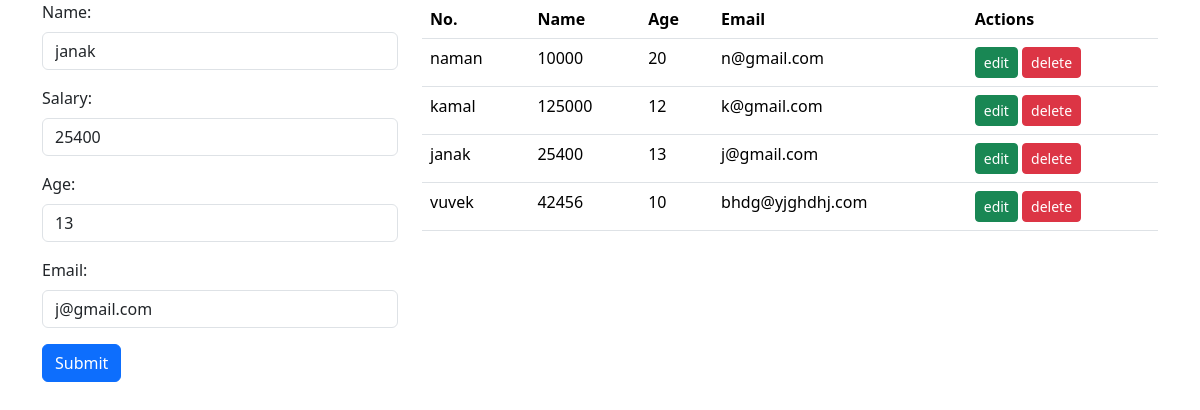
/updateemp/6/, run on the app's committed database.
### crudform/models.py (models this page shows, shortened)
class Employee(models.Model):
    name = models.CharField(max_length=200)
    salary = models.IntegerField()
    age = models.IntegerField()
    email = models.EmailField()

### crudform/views.py (the view)
# urls.py: path('updateemp/<int:id>/', updateemployeeView,name='updateemp'),
def updateemployeeView(request, id):
    emp = Employee.objects.get(id=id)
    all_employee = Employee.objects.all()
    form = EmployeeForm(instance=emp)
    if request.method == 'POST':
        form = EmployeeForm(request.POST, instance=emp)
        if form.is_valid():
            form.save()
            messages.info(request,'data Update sucessful')
            return redirect('/')
    context = {"form": form, "all_employee": all_employee}
    return render(request, 'index.html', context)

### crudform/form.py
class EmployeeForm(forms.ModelForm):
    class Meta:
        model = Employee
        fields = '__all__'
        widgets = {
            'name': forms.TextInput(attrs={'class': 'form-control', 'placeholder': 'Enter Name'}),
            'salary': forms.NumberInput(attrs={'class': 'form-control', 'placeholder': 'Enter Salary'}),
            'age': forms.NumberInput(attrs={'class': 'form-control', 'placeholder': 'Enter Age'}),
            'email': forms.EmailInput(attrs={'class': 'form-control', 'placeholder': 'Enter Email'}),
        }
        error_messages = {
            'name': {'required': 'name is reqired'},
            'salary': {'required': 'salary is reqired!'},
        }

### crudform/templates/index.html (shortened to what this page needs)
{% extends "base.html" %}
{% load static %}
{% block body %}
<div class="container">
  <div class="row">
    <div class="col-md-4">
      <form novalidate method="POST">
        {% for fm in form %}
        <div class="mb-3">
          <label class="form-label">{{fm.label_tag}}</label>
          {{fm}} <span class="text-danger"></span>
        </div>
        {% endfor %}
        <button type="submit" class="btn btn-primary">Submit</button>
      </form>
    </div>
    <div class="col-md-8">
      <table class="table">
        <thead>
          <tr>
            <th scope="col">No.</th>
            <th scope="col">Name</th>
            <th scope="col">Age</th>
            <th scope="col">Email</th>
            <th scope="col">Actions</th>
          </tr>
        </thead>
        <tbody>
          {% for i in all_employee %}
          <tr>
            <td>{{i.name}}</td>
            <td>{{i.salary}}</td>
            <td>{{i.age}}</td>
            <td>{{i.email}}</td>
            <td>
              <a href="{% url 'updateemp' i.id %}" class="btn btn-sm btn-success">edit</a>
              <a href="{% url 'deleteemp' i.id %}" class="btn btn-sm btn-danger">delete</a>
            </td>
          </tr>
          {% endfor %}
        </tbody>
      </table>
    </div>
  </div>
</div>
{% endblock body %}

### data on the page
Employee: form "janak" "25400" "13" "j@gmail.com", name "janak", salary "25400", age "13", email "j@gmail.com"
Employee: name "naman", salary "10000", age "20", email "n@gmail.com"
Employee: name "kamal", salary "125000", age "12", email "k@gmail.com"
Employee: name "vuvek", salary "42456", age "10", email "bhdg@yjghdhj.com"

### other printed values
{{ fm.label_tag }} "Name:" "Salary:" "Age:" "Email:"
